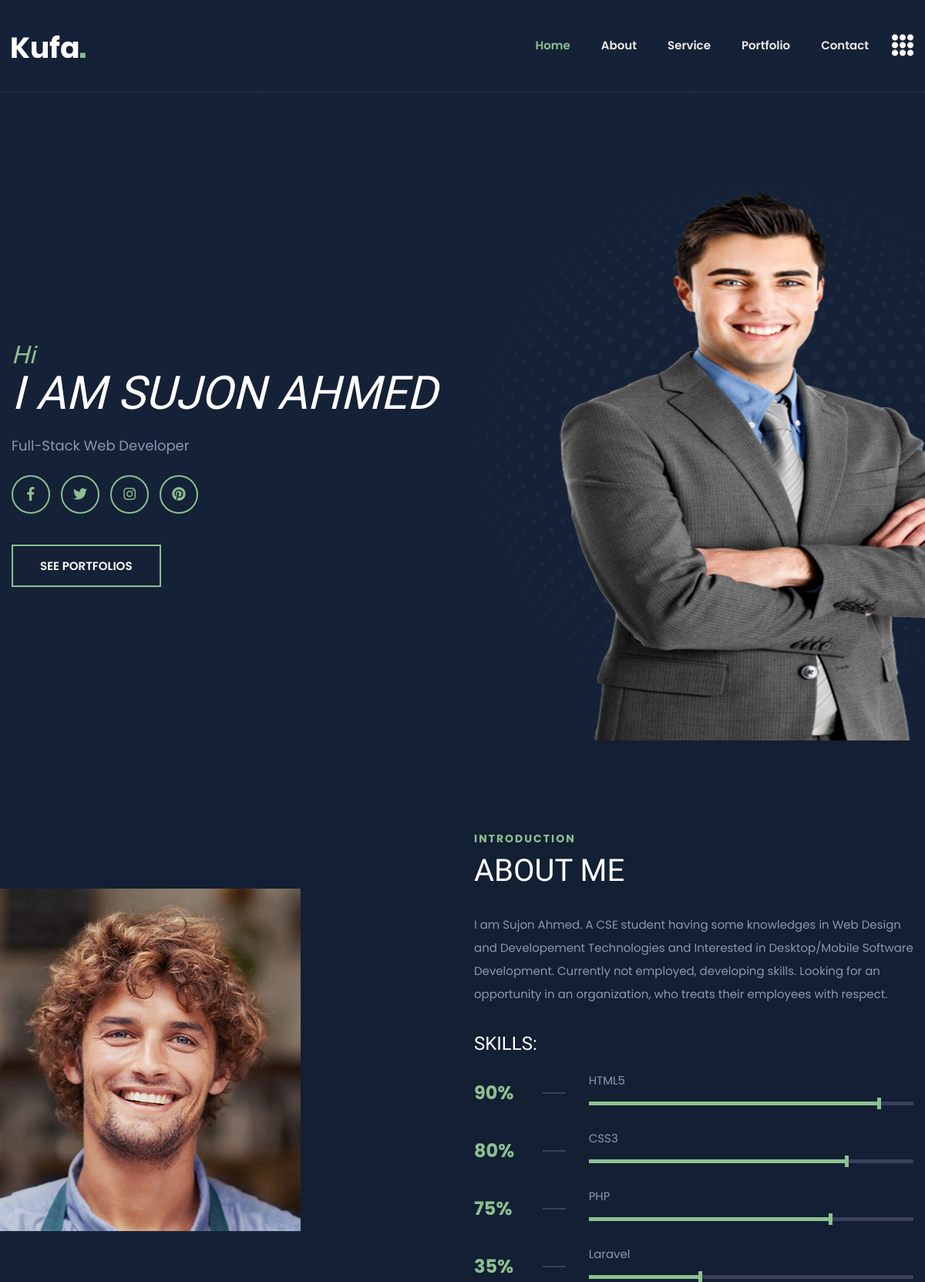
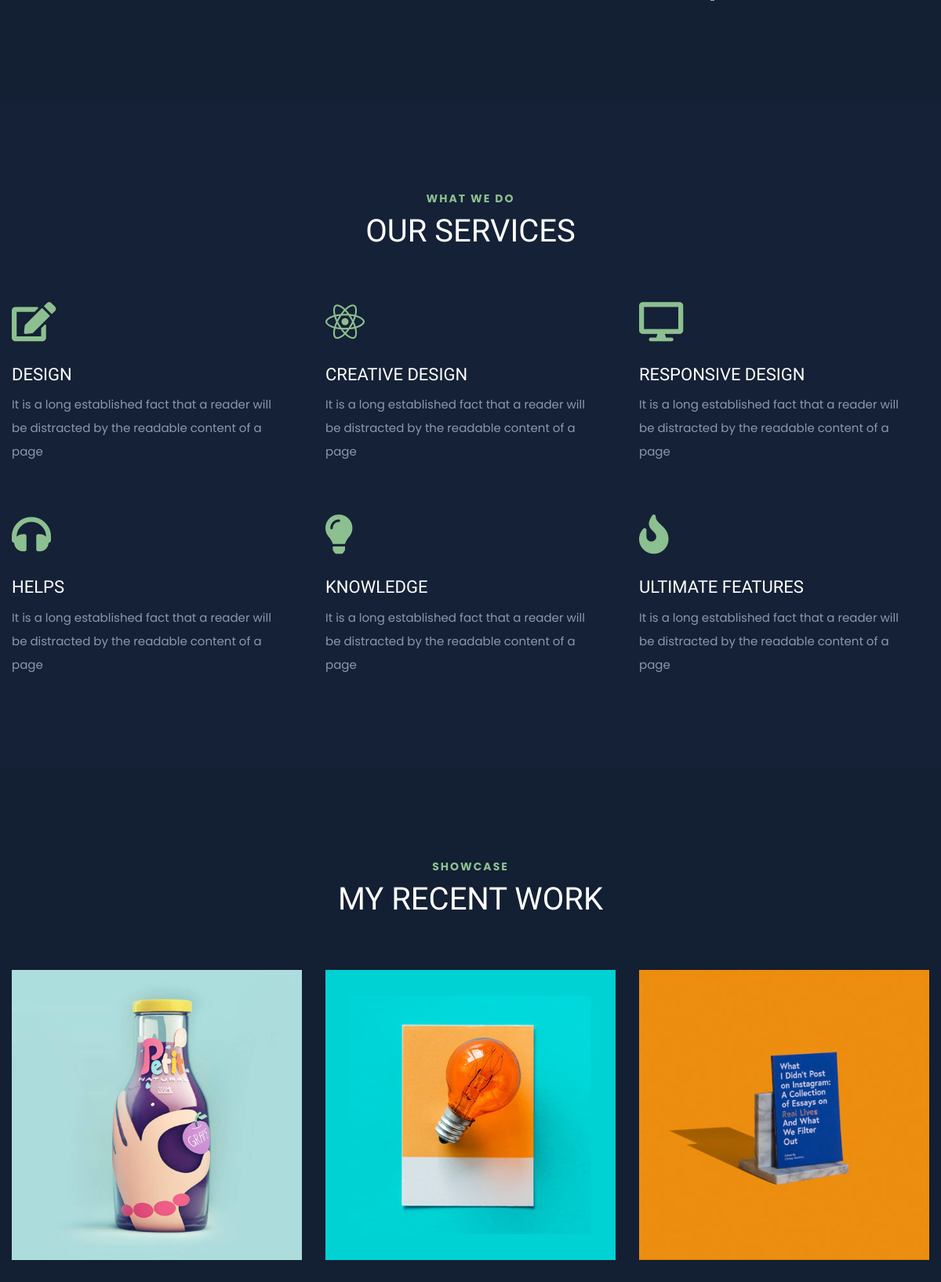
The page / (upper part) on the database its author committed (2 pictures, top to bottom).
### tables this page shows
CREATE TABLE `banners` (
  `banner_id` int NOT NULL,
  `banner_sub_title` varchar(50) NOT NULL,
  `banner_title` varchar(100) NOT NULL,
  `description` longtext NOT NULL,
  `banner_img` varchar(60) NOT NULL,
  `banner_status` int NOT NULL DEFAULT '0',
  `user_id` int NOT NULL,
  `created_at` datetime NOT NULL DEFAULT CURRENT_TIMESTAMP,
  `updated_at` datetime NOT NULL DEFAULT CURRENT_TIMESTAMP
);

CREATE TABLE `abouts` (
  `about_id` int NOT NULL,
  `about_sub_title` varchar(50) NOT NULL,
  `about_title` varchar(100) NOT NULL,
  `about_image` varchar(100) NOT NULL,
  `about_description` longtext NOT NULL,
  `about_status` int NOT NULL DEFAULT '0',
  `user_id` int NOT NULL,
  `created_at` datetime NOT NULL DEFAULT CURRENT_TIMESTAMP,
  `updated_at` datetime NOT NULL DEFAULT CURRENT_TIMESTAMP
);

CREATE TABLE `skills` (
  `skill_id` int NOT NULL,
  `skill_name` varchar(100) NOT NULL,
  `skill_percentage` int NOT NULL,
  `skill_status` int NOT NULL DEFAULT '0',
  `user_id` int NOT NULL,
  `created_at` datetime NOT NULL DEFAULT CURRENT_TIMESTAMP,
  `updated_at` datetime NOT NULL DEFAULT CURRENT_TIMESTAMP
);

CREATE TABLE `services_heading` (
  `service_heading_id` int NOT NULL,
  `service_heading_sub_title` varchar(100) NOT NULL,
  `service_heading_title` varchar(100) NOT NULL,
  `service_heading_status` int NOT NULL DEFAULT '0',
  `user_id` int NOT NULL,
  `created_at` datetime NOT NULL DEFAULT CURRENT_TIMESTAMP,
  `updated_at` datetime NOT NULL DEFAULT CURRENT_TIMESTAMP
);

CREATE TABLE `services` (
  `service_id` int NOT NULL,
  `service_icon` varchar(50) NOT NULL,
  `service_name` varchar(100) NOT NULL,
  `service_description` longtext NOT NULL,
  `service_status` int NOT NULL DEFAULT '0',
  `user_id` int NOT NULL,
  `created_at` datetime NOT NULL DEFAULT CURRENT_TIMESTAMP,
  `updated_at` datetime NOT NULL DEFAULT CURRENT_TIMESTAMP
);

CREATE TABLE `portfolio_heading` (
  `portfolio_head_id` int NOT NULL,
  `portfolio_sub_heading` varchar(100) NOT NULL,
  `portfolio_main_heading` varchar(100) NOT NULL,
  `portfolio_heading_status` int NOT NULL DEFAULT '0',
  `user_id` int NOT NULL,
  `created_at` datetime NOT NULL DEFAULT CURRENT_TIMESTAMP,
  `updated_at` datetime NOT NULL DEFAULT CURRENT_TIMESTAMP
);

CREATE TABLE `portfolios` (
  `portfolio_id` int NOT NULL,
  `author_id` int NOT NULL,
  `portfolio_category` varchar(50) NOT NULL,
  `portfolio_title` varchar(100) NOT NULL,
  `portfolio_image` varchar(100) NOT NULL,
  `portfolio_description` longtext NOT NULL,
  `portfolio_status` int NOT NULL DEFAULT '0',
  `user_id` int NOT NULL,
  `created_at` datetime NOT NULL DEFAULT CURRENT_TIMESTAMP,
  `updated_at` datetime NOT NULL DEFAULT CURRENT_TIMESTAMP
);

### index.php (the view, shortened to what this page needs)
<?php
require "admin/database.php";
$select_banner = "SELECT * FROM `banners` WHERE `banner_status`=1";
$select_banner_result = mysqli_query($db_connection, $select_banner);
$after_assoc_banner = mysqli_fetch_assoc($select_banner_result);
$select_about = "SELECT * FROM `abouts` WHERE `about_status`=1";
$select_about_result = mysqli_query($db_connection, $select_about);
$after_assoc_about = mysqli_fetch_assoc($select_about_result);
$select_skill = "SELECT * FROM `skills` WHERE `skill_status`=1";
$skill_result = mysqli_query($db_connection, $select_skill);
$select_services_heading = "SELECT * FROM `services_heading` WHERE `service_heading_status`=1";
$service_heading_result = mysqli_query($db_connection, $select_services_heading);
$after_assoc_service_heading = mysqli_fetch_assoc($service_heading_result);
$select_services = "SELECT * FROM `services` WHERE `service_status`=1";
$service_result = mysqli_query($db_connection, $select_services);
$portfolio_heading = "SELECT * FROM `portfolio_heading` WHERE `portfolio_heading_status`=1";
$heading_result = mysqli_query($db_connection, $portfolio_heading);
$after_assoc_port_head = mysqli_fetch_assoc($heading_result);
$select_portfolios = "SELECT * FROM `portfolios` WHERE `portfolio_status`=1";
$portfolio_result = mysqli_query($db_connection, $select_portfolios);
?>
<!doctype html>
<html class="no-js" lang="en">
<head>
        <link rel="stylesheet" href="css/bootstrap.min.css">
        <link rel="stylesheet" href="css/animate.min.css">
        <link rel="stylesheet" href="css/magnific-popup.css">
        <link rel="stylesheet" href="css/fontawesome-all.min.css">
        <link rel="stylesheet" href="css/flaticon.css">
        <link rel="stylesheet" href="css/slick.css">
        <link rel="stylesheet" href="css/aos.css">
        <link rel="stylesheet" href="css/default.css">
        <link rel="stylesheet" href="css/style.css">
        <link rel="stylesheet" href="css/responsive.css">
        <link rel="stylesheet" href="css/toastr.css">
    </head>
    <body class="theme-bg">
        <header>
            <div id="header-sticky" class="transparent-header">
                <div class="container">
                    <div class="row">
                        <div class="col-xl-12">
                            <div class="main-menu">
                                <nav class="navbar navbar-expand-lg">
                                    <a href="index.php" class="navbar-brand logo-sticky-none"><img src="img/logo/logo.png" alt="Logo"></a>
                                    <div class="collapse navbar-collapse" id="navbarNav">
                                        <ul class="navbar-nav ml-auto">
                                            <li class="nav-item active"><a class="nav-link" href="#home">Home</a></li>
                                            <li class="nav-item"><a class="nav-link" href="#about">about</a></li>
                                            <li class="nav-item"><a class="nav-link" href="#service">service</a></li>
                                            <li class="nav-item"><a class="nav-link" href="#portfolio">portfolio</a></li>
                                            <li class="nav-item"><a class="nav-link" href="#contact">Contact</a></li>
                                        </ul>
                                    </div>
                                    <div class="header-btn">
                                        <a href="#" class="off-canvas-menu menu-tigger"><i class="flaticon-menu"></i></a>
                                    </div>
                                </nav>
                            </div>
                        </div>
                    </div>
                </div>
            </div>
        </header>
        <main>
            <section id="home" class="banner-area banner-bg fix">
                <div class="container">
                    <div class="row align-items-center">
                        <div class="col-xl-7 col-lg-6">
                            <div class="banner-content">
                                <h6 class="wow fadeInUp" data-wow-delay="0.2s"><?= $after_assoc_banner['banner_sub_title'] ?></h6>
                                <h2 class="wow fadeInUp" data-wow-delay="0.4s"><?= $after_assoc_banner['banner_title'] ?></h2>
                                <p class="wow fadeInUp" data-wow-delay="0.6s"><?= $after_assoc_banner['description'] ?></p>
                                <div class="banner-social wow fadeInUp" data-wow-delay="0.8s">
                                    <ul>
                                        <li><a href="#"><i class="fab fa-facebook-f"></i></a></li>
                                        <li><a href="#"><i class="fab fa-twitter"></i></a></li>
                                        <li><a href="#"><i class="fab fa-instagram"></i></a></li>
                                        <li><a href="#"><i class="fab fa-pinterest"></i></a></li>
                                    </ul>
                                </div>
                                <a href="#" class="btn wow fadeInUp" data-wow-delay="1s">SEE PORTFOLIOS</a>
                            </div>
                        </div>
                        <div class="col-xl-5 col-lg-6 d-none d-lg-block">
                            <div class="banner-img text-right">
                                <img src="admin/assets/uploads/banners/<?= $after_assoc_banner['banner_img'] ?>" alt="">
                            </div>
                        </div>
                    </div>
                </div>
                <div class="banner-shape"><img src="img/shape/dot_circle.png" class="rotateme" alt="img"></div>
            </section>
            <section id="about" class="about-area primary-bg pt-120 pb-120">
                <div class="container">
                    <div class="row align-items-center">
                        <div class="col-lg-6">
                            <div class="about-img">
                                <img src="admin/assets/uploads/abouts/<?= $after_assoc_about['about_image'] ?>" title="me-01" class="img-fluid" alt="me-01">
                            </div>
                        </div>
                        <div class="col-lg-6 pr-90">
                            <div class="section-title mb-25">
                                <span><?= $after_assoc_about['about_sub_title'] ?></span>
                                <h2><?= $after_assoc_about['about_title'] ?></h2>
                            </div>
                            <div class="about-content">
                                <p><?= $after_assoc_about['about_description'] ?></p>
                                <h3>Skills:</h3>
                            </div>
                            <?php foreach($skill_result as $skill){ ?>
                            <div class="education">
                                <div class="year"><?= $skill['skill_percentage'] ?>%</div>
                                <div class="line"></div>
                                <div class="location">
                                    <span><?= $skill['skill_name'] ?></span>
                                    <div class="progressWrapper">
                                        <div class="progress">
                                            <div class="progress-bar wow slideInLefts" data-wow-delay="0.2s" data-wow-duration="2s" role="progressbar" style="width: <?= $skill['skill_percentage'] ?>%;" aria-valuenow="<?= $skill['skill_percentage'] ?>" aria-valuemin="0" aria-valuemax="100"></div>
                                        </div>
                                    </div>
                                </div>
                            </div>
                            <?php } ?>
                        </div>
                    </div>
                </div>
            </section>
            <section id="service" class="services-area pt-120 pb-50">
				<div class="container">
                    <div class="row justify-content-center">
                        <div class="col-xl-6 col-lg-8">
                            <div class="section-title text-center mb-70">
                                <span><?= $after_assoc_service_heading['service_heading_sub_title'] ?></span>
                                <h2><?= $after_assoc_service_heading['service_heading_title'] ?></h2>
                            </div>
                        </div>
                    </div>
					<div class="row">
                        <?php foreach($service_result As $service){ ?>
						<div class="col-lg-4 col-md-6">
							<div class="icon_box_01 wow fadeInLeft" data-wow-delay="0.2s">
                                <i class="<?= $service['service_icon'] ?>"></i>
								<h3><?= $service['service_name'] ?></h3>
								<p><?= $service['service_description'] ?></p>
							</div>
						</div>
                        <?php } ?>
					</div>
				</div>
			</section>
            <section id="portfolio" class="portfolio-area primary-bg pt-120 pb-90">
                <div class="container">
                    <div class="row justify-content-center">
                        <div class="col-xl-6 col-lg-8">
                            <div class="section-title text-center mb-70">
                                <span><?= $after_assoc_port_head['portfolio_sub_heading'] ?></span>
                                <h2><?= $after_assoc_port_head['portfolio_main_heading'] ?></h2>
                            </div>
                        </div>
                    </div>
                    <div class="row">
                        <?php foreach($portfolio_result as $portfolio){ ?>
                        <div class="col-lg-4 col-md-6 pitem">
                            <div class="speaker-box">
								<div class="speaker-thumb">
									<img src="admin/assets/uploads/portfolios/<?= $portfolio['portfolio_image'] ?>" alt="img">
								</div>
							</div>
                        </div>
                        <?php } ?>
                    </div>
                </div>
            </section>
        </main>
    </body>
</html>

### css/default.css (style rules this page uses)
.mb-25 { margin-bottom: 25px; }
.mb-70 { margin-bottom: 70px; }
.pt-120 { padding-top: 120px; }
.pb-50 { padding-bottom: 50px; }
.pb-90 { padding-bottom: 90px; }
.pb-120 { padding-bottom: 120px; }
.pr-90 { padding-right: 90px; }
.theme-bg { background: #152136; }
.primary-bg { background: #131f33; }

### css/responsive.css (style rules this page uses)
@media (min-width: 1200px) and (max-width: 1500px) { .banner-shape { right: -145px; } }
@media (min-width: 992px) and (max-width: 1200px) { .banner-content h6 { font-size: 32px; } }
@media (min-width: 992px) and (max-width: 1200px) { .banner-content h2 { font-size: 60px; } }
@media (min-width: 992px) and (max-width: 1200px) { .banner-shape { right: -155px; } }
@media (min-width: 992px) and (max-width: 1200px) { .header-btn a.off-canvas-menu { margin-left: 0; display: inline-block; } }
@media (min-width: 992px) and (max-width: 1200px) { .about-img { margin-left: -65px; } }
@media (min-width: 992px) and (max-width: 1200px) { .banner-content p { font-size: 18px; padding-right: 0; } }
@media (min-width: 992px) and (max-width: 1200px) { .about-area .col-lg-6.pr-90 { padding-right: 15px; } }
@media (min-width: 992px) and (max-width: 1200px) { .icon_box_01 { padding-left: 0; } }
@media (min-width: 992px) and (max-width: 1200px) { .icon_box_01 i { position: unset; margin-bottom: 30px; } }

### rows shown on the page
banners: banner_sub_title "Hi", banner_title "I AM SUJON AHMED", description "Full-Stack Web Developer", banner_img (picture)
abouts: about_image (picture), about_sub_title "INTRODUCTION", about_title "ABOUT ME", about_description "I am Sujon Ahmed. A CSE student having some knowledges in Web Design and Developement Technologies and Interested in Desktop/Mobile Software Development. Currently not employed, developing skills. Looking for an opportunity in an organization, who treats their employees with respect."
skills: skill_percentage "90", skill_name "HTML5"
skills: skill_percentage "80", skill_name "CSS3"
skills: skill_percentage "75", skill_name "PHP"
skills: skill_percentage "35", skill_name "Laravel"
services_heading: service_heading_sub_title "WHAT WE DO", service_heading_title "OUR SERVICES"
services: service_name "DESIGN", service_description "It is a long established fact that a reader will be distracted by the readable content of a page"
services: service_name "CREATIVE DESIGN", service_description "It is a long established fact that a reader will be distracted by the readable content of a page"
services: service_name "RESPONSIVE DESIGN", service_description "It is a long established fact that a reader will be distracted by the readable content of a page"
services: service_name "HELPS", service_description "It is a long established fact that a reader will be distracted by the readable content of a page"
services: service_name "KNOWLEDGE", service_description "It is a long established fact that a reader will be distracted by the readable content of a page"
services: service_name "ULTIMATE FEATURES", service_description "It is a long established fact that a reader will be distracted by the readable content of a page"
portfolio_heading: portfolio_sub_heading "SHOWCASE", portfolio_main_heading "MY RECENT WORK"
portfolios: portfolio_image (picture)
portfolios: portfolio_image (picture)
portfolios: portfolio_image (picture)
